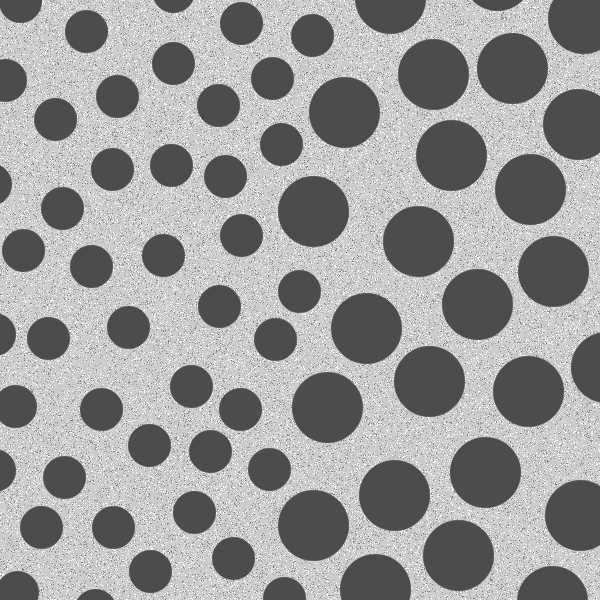
%> input picture Lab-4/assets/blobs.tif, 600 x 600 px
$ octave task3.m   (GNU Octave 9; MATLAB toolbox functions it lacks are replaced by stand-ins)
%> lines starting %> are read from the running program, lines starting %| are printed output that depends on the picture; in (x1, y1, x2, y2) boxes, pixels count from 0 and x2, y2 are one past the last pixel; in counts of white or black regions, pixels touching at a corner belong together; the program's own positions count from 1
% Boundary detection

% Binary image BW
I = imread('assets/blobs.tif');
%> I is the input picture: size 600x600 uint8; min 76, max 255, mean 153.6
I = imcomplement(I);
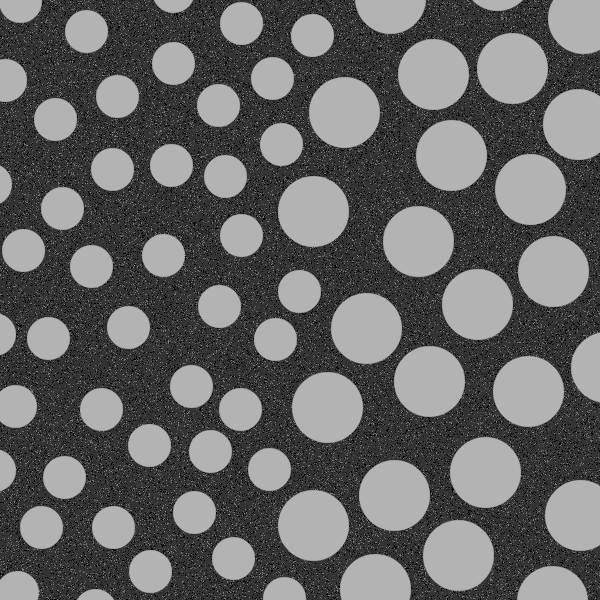
%> I: size 600x600 uint8; min 0, max 179, mean 101.4
level = graythresh(I);
%> level = 0.439
BW = imbinarize(I, level);
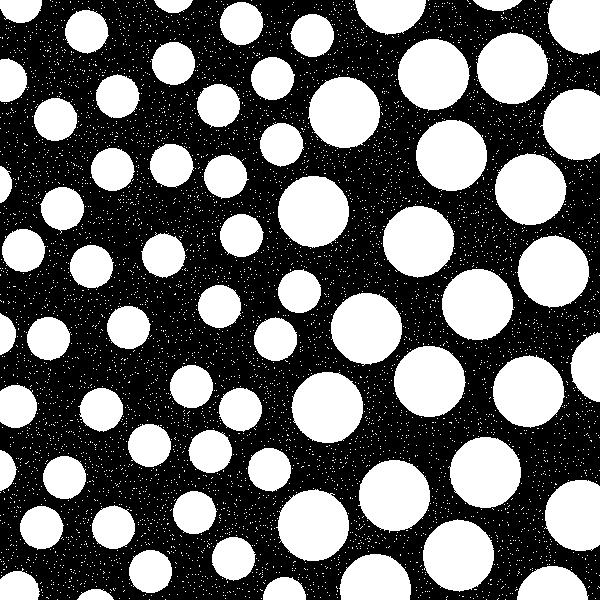
%> BW: size 600x600 logical; 41% white; 5794 white regions (5725 under 20 px), largest, box (x1, y1, x2, y2) and area: (276, 489, 349, 561) 3970, (291, 372, 363, 443) 3966, (476, 32, 549, 104) 3964

% Erosed BW
SE = ones(3,3);
E = imerode(BW, SE);
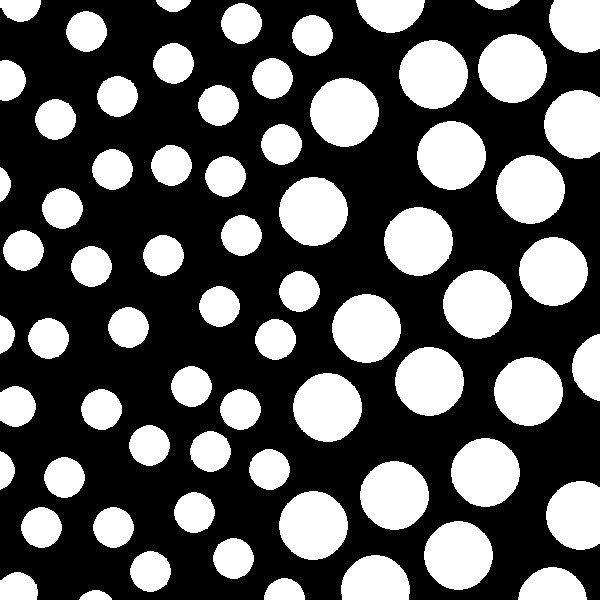
%> E: size 600x600 logical; 35.7% white; 69 white regions, largest, box (x1, y1, x2, y2) and area: (279, 177, 348, 246) 3678, (293, 373, 362, 442) 3678, (399, 40, 468, 109) 3677

% Subtract the eroded image from BW
BD = BW - E;
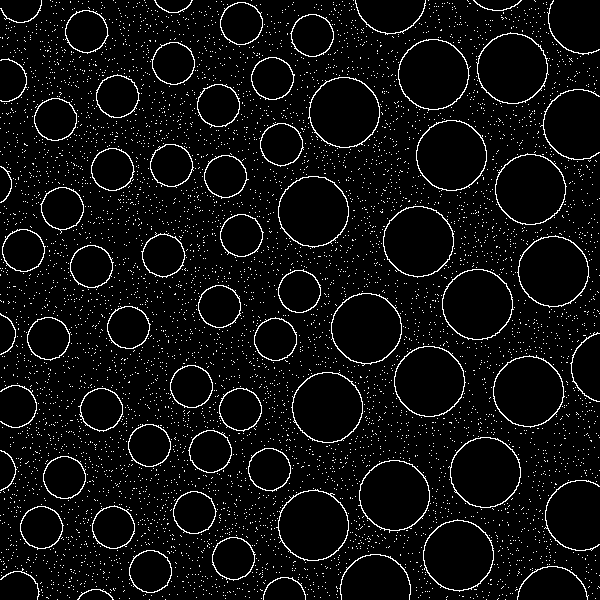
%> BD: size 600x600 double; values 0 (black) and 1 (white), 5.3% white in thin lines or dots

montage({I, BW, E, BD}, 'Size', [1 4])
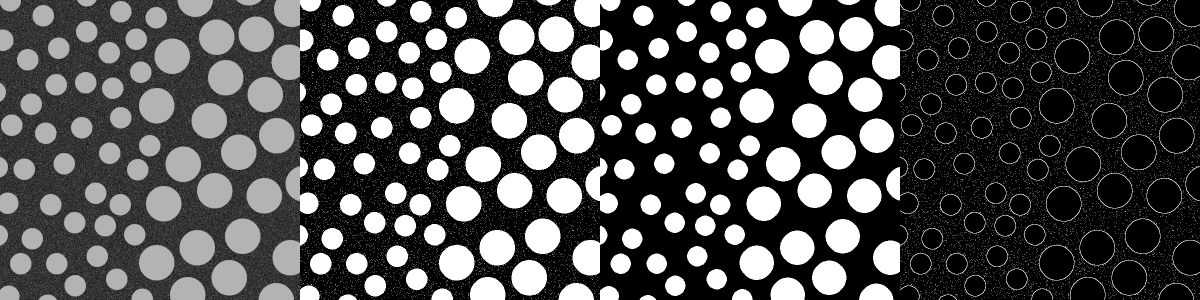
%> displayed picture: size 600x2400, on the screen's scale of 0 to 255 (shown at 1/2 size); min 0, max 255, mean 77.7

$ run again, with Lab-4/assets/fingerprint.tif copied over Lab-4/assets/blobs.tif
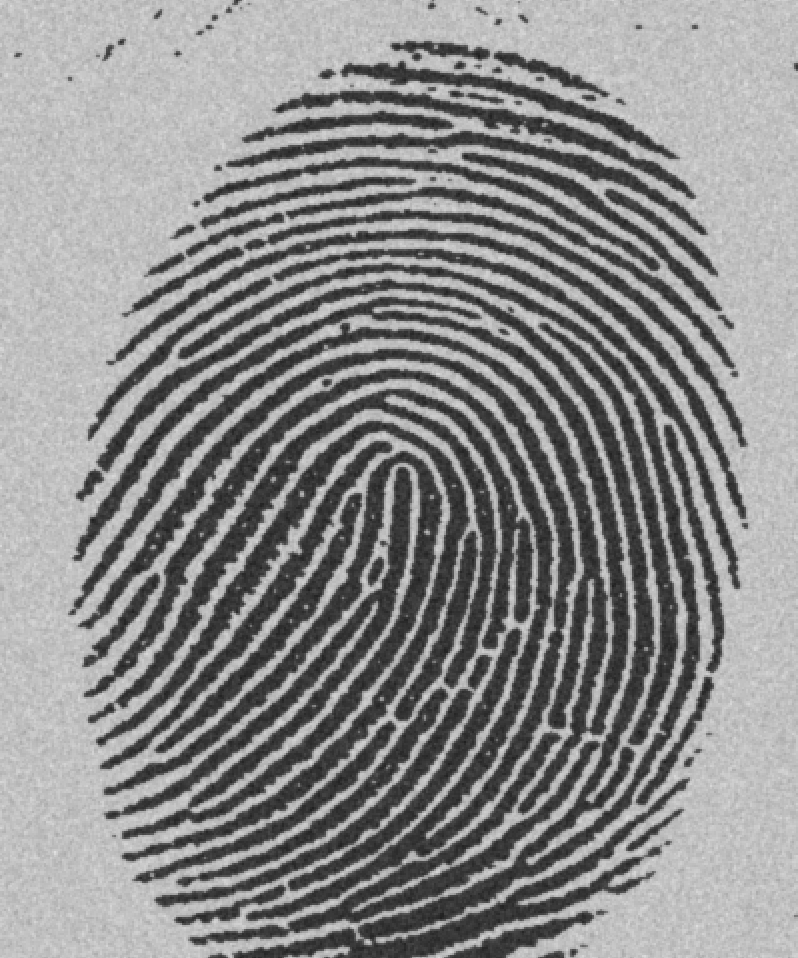
%> input picture Lab-4/assets/fingerprint.tif, 798 x 958 px
%> I is the input picture: size 958x798 uint8; min 29, max 224, mean 140
%> level = 0.506
%> `BW = imbinarize(I, level);`:
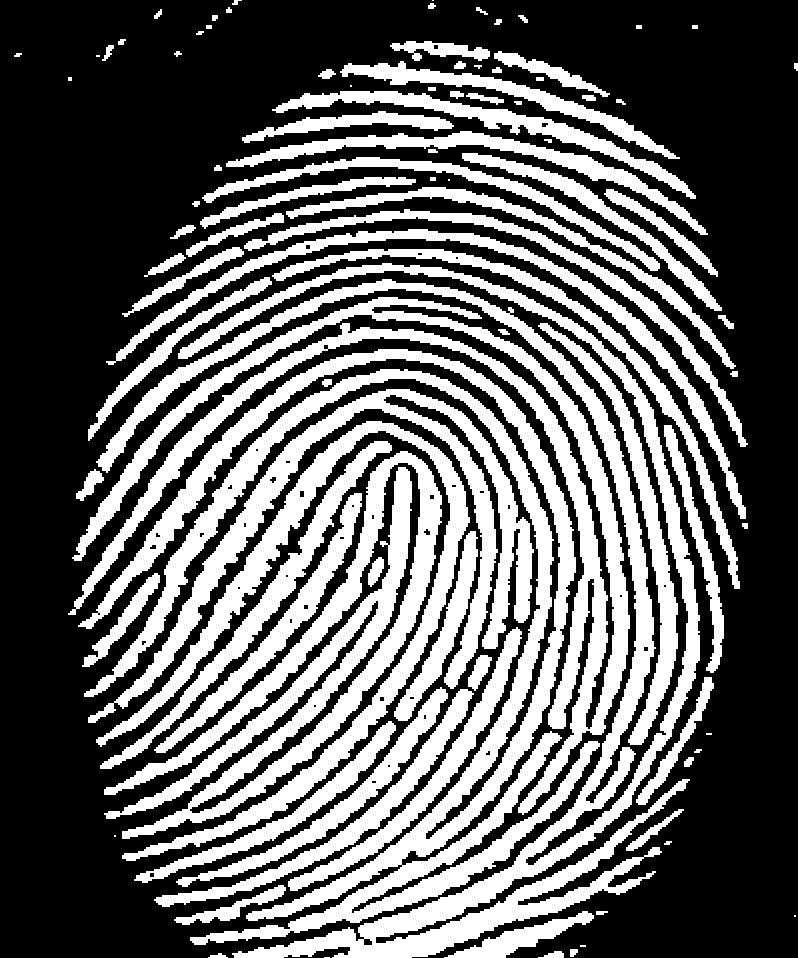
%> BW: size 958x798 logical; 38.1% white; 97 white regions (10 under 20 px), largest, box (x1, y1, x2, y2) and area: (78, 349, 600, 945) 43740, (96, 263, 700, 958) 40222, (68, 297, 630, 815) 29700
%> E: size 958x798 logical; 30% white; 105 white regions (38 under 20 px), largest, box (x1, y1, x2, y2) and area: (99, 264, 699, 958) 31840, (81, 350, 575, 920) 27180, (117, 390, 533, 706) 14536
%> BD: size 958x798 double; values 0 (black) and 1 (white), 8.2% white in thin lines or dots
%> `montage({I, BW, E, BD}, 'Size', [1 4])`:
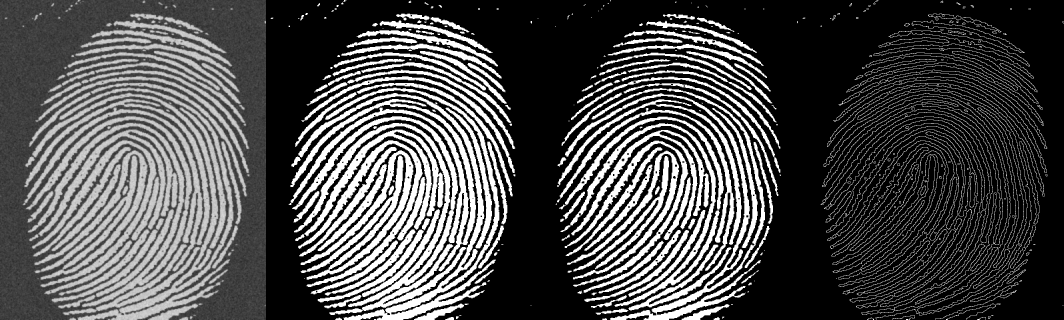
%> displayed picture: size 958x3192, on the screen's scale of 0 to 255 (shown at 1/3 size); min 0, max 255, mean 77.4
